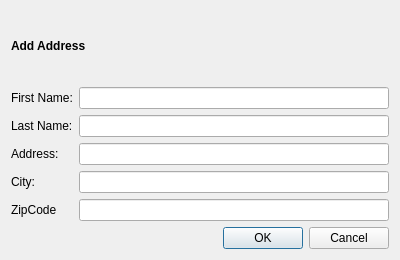
<?xml version="1.0" encoding="UTF-8"?>
<ui version="4.0">
 <class>AddDialog</class>
 <widget class="QDialog" name="AddDialog">
  <property name="geometry">
   <rect>
    <x>0</x>
    <y>0</y>
    <width>400</width>
    <height>260</height>
   </rect>
  </property>
  <property name="minimumSize">
   <size>
    <width>400</width>
    <height>260</height>
   </size>
  </property>
  <property name="maximumSize">
   <size>
    <width>400</width>
    <height>260</height>
   </size>
  </property>
  <property name="font">
   <font>
    <weight>50</weight>
    <bold>false</bold>
   </font>
  </property>
  <property name="windowTitle">
   <string>Add Address</string>
  </property>
  <property name="sizeGripEnabled">
   <bool>false</bool>
  </property>
  <layout class="QGridLayout" name="gridLayout">
   <item row="2" column="1">
    <widget class="QLineEdit" name="lastNameLineEdit"/>
   </item>
   <item row="3" column="0">
    <widget class="QLabel" name="addressLabel">
     <property name="text">
      <string>Address:</string>
     </property>
    </widget>
   </item>
   <item row="1" column="1">
    <widget class="QLineEdit" name="firstNameLineEdit"/>
   </item>
   <item row="5" column="1">
    <widget class="QLineEdit" name="zipCodelineEdit"/>
   </item>
   <item row="1" column="0">
    <widget class="QLabel" name="firstNameLabel">
     <property name="text">
      <string>First Name:</string>
     </property>
    </widget>
   </item>
   <item row="5" column="0">
    <widget class="QLabel" name="zipCodeLabel">
     <property name="text">
      <string>ZipCode</string>
     </property>
    </widget>
   </item>
   <item row="3" column="1">
    <widget class="QLineEdit" name="addressLineEdit"/>
   </item>
   <item row="2" column="0">
    <widget class="QLabel" name="lastNameLabel">
     <property name="text">
      <string>Last Name:</string>
     </property>
    </widget>
   </item>
   <item row="4" column="0">
    <widget class="QLabel" name="cityLabel">
     <property name="text">
      <string>City:</string>
     </property>
    </widget>
   </item>
   <item row="4" column="1">
    <widget class="QLineEdit" name="cityLineEdit"/>
   </item>
   <item row="6" column="0" colspan="2">
    <widget class="QDialogButtonBox" name="addAddressButtonBox">
     <property name="orientation">
      <enum>Qt::Horizontal</enum>
     </property>
     <property name="standardButtons">
      <set>QDialogButtonBox::Cancel|QDialogButtonBox::Ok</set>
     </property>
    </widget>
   </item>
   <item row="0" column="0" colspan="2">
    <widget class="QLabel" name="addAddressLable">
     <property name="font">
      <font>
       <weight>75</weight>
       <bold>true</bold>
      </font>
     </property>
     <property name="text">
      <string>Add Address</string>
     </property>
    </widget>
   </item>
  </layout>
 </widget>
 <tabstops>
  <tabstop>firstNameLineEdit</tabstop>
  <tabstop>lastNameLineEdit</tabstop>
  <tabstop>addressLineEdit</tabstop>
  <tabstop>cityLineEdit</tabstop>
  <tabstop>zipCodelineEdit</tabstop>
  <tabstop>addAddressButtonBox</tabstop>
 </tabstops>
 <resources/>
 <connections>
  <connection>
   <sender>addAddressButtonBox</sender>
   <signal>accepted()</signal>
   <receiver>AddDialog</receiver>
   <slot>accept()</slot>
   <hints>
    <hint type="sourcelabel">
     <x>248</x>
     <y>254</y>
    </hint>
    <hint type="destinationlabel">
     <x>157</x>
     <y>274</y>
    </hint>
   </hints>
  </connection>
  <connection>
   <sender>addAddressButtonBox</sender>
   <signal>rejected()</signal>
   <receiver>AddDialog</receiver>
   <slot>reject()</slot>
   <hints>
    <hint type="sourcelabel">
     <x>316</x>
     <y>260</y>
    </hint>
    <hint type="destinationlabel">
     <x>286</x>
     <y>274</y>
    </hint>
   </hints>
  </connection>
 </connections>
</ui>
